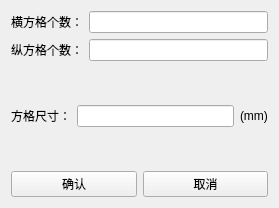
<?xml version="1.0" encoding="UTF-8"?>
<ui version="4.0">
 <class>setboard</class>
 <widget class="QWidget" name="setboard">
  <property name="geometry">
   <rect>
    <x>0</x>
    <y>0</y>
    <width>279</width>
    <height>208</height>
   </rect>
  </property>
  <property name="windowTitle">
   <string>Form</string>
  </property>
  <layout class="QVBoxLayout" name="verticalLayout_3">
   <item>
    <layout class="QHBoxLayout" name="horizontalLayout">
     <item>
      <layout class="QVBoxLayout" name="verticalLayout">
       <item>
        <widget class="QLabel" name="label">
         <property name="text">
          <string>横方格个数：</string>
         </property>
        </widget>
       </item>
       <item>
        <widget class="QLabel" name="label_2">
         <property name="text">
          <string>纵方格个数：</string>
         </property>
        </widget>
       </item>
      </layout>
     </item>
     <item>
      <layout class="QVBoxLayout" name="verticalLayout_2">
       <item>
        <widget class="QLineEdit" name="lineEdit"/>
       </item>
       <item>
        <widget class="QLineEdit" name="lineEdit_2"/>
       </item>
      </layout>
     </item>
    </layout>
   </item>
   <item>
    <layout class="QHBoxLayout" name="horizontalLayout_3">
     <item>
      <widget class="QLabel" name="label_3">
       <property name="text">
        <string>方格尺寸：</string>
       </property>
      </widget>
     </item>
     <item>
      <widget class="QLineEdit" name="lineEdit_3"/>
     </item>
     <item>
      <widget class="QLabel" name="label_4">
       <property name="text">
        <string>(mm)</string>
       </property>
      </widget>
     </item>
    </layout>
   </item>
   <item>
    <layout class="QHBoxLayout" name="horizontalLayout_2">
     <item>
      <widget class="QPushButton" name="pushButton">
       <property name="text">
        <string>确认</string>
       </property>
      </widget>
     </item>
     <item>
      <widget class="QPushButton" name="pushButton_2">
       <property name="text">
        <string>取消</string>
       </property>
      </widget>
     </item>
    </layout>
   </item>
  </layout>
 </widget>
 <resources/>
 <connections/>
</ui>
